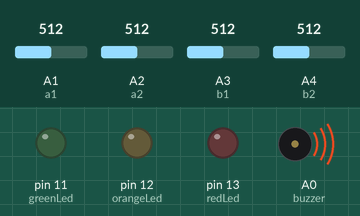
This sketch was run on a simulated Arduino Uno, built with avr-gcc and run on an emulated ATmega328P. Shown: output pins drawn as LEDs (lit = HIGH), buzzer (waves = sounding). Inputs (shaded band) come from the test bench; at power-on: A1 (a1) = 512, A2 (a2) = 512, A3 (b1) = 512, A4 (b2) = 512.

Above: at 0.05 s.
Timing chart, 0 to 3.0 s (numbered marks = the images above):
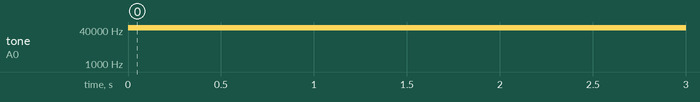

Measured:
- by itself, tone on A0 (buzzer): silent → 50000 Hz at 0.00 s

The sketch:

InteractiveDungeonBoard.ino
```cpp
// Variables for the LED pins:
int greenLed      = 11;
int orangeLed     = 12;
int redLed        = 13;
// Variables for the color codes:
int white = 0;
int green = 1;
int orange= 2;
int red   = 3;
// Buzzer pin:
int buzzer = A0;
// Variables for the square pins:
int a1  = A1;
int a2  = A2;
int b1  = A3;
int b2  = A4;
// Variables for the readings of the square pins:
int squareA1   = analogRead(a1);
int squareB1   = analogRead(b1);
int squareA2   = analogRead(a2);
int squareB2   = analogRead(b2);
/* The function that checks if and how a square should react, and what the reaction does:
Currently loops because I only have a very small board as a proof of concept, but can easily
be made to reset a square to white after activation. In this case adjust the delays too.*/
int colorSquare(int square, int color) {
  int squareState = (analogRead(square));
    if (color != white){

      if (color == red){
        if (squareState  > 0){
          tone(buzzer, 50000, 500);
          digitalWrite(redLed,HIGH);
          delay(1);
          digitalWrite(redLed,LOW);
        }
       }
      else if (color != red){
        if (squareState == 0){
          if (color == orange) {
            tone(buzzer, 40000, 500);
            digitalWrite(orangeLed,HIGH);
            delay(1);
            digitalWrite(orangeLed,LOW);
          }
          else if (color == green) {
            tone(buzzer, 60000, 500);
            digitalWrite(greenLed,HIGH);
            delay(1);
            digitalWrite(greenLed,LOW);
          }
        }
      }
    }
}
// The code rewritten to reset the squares after activation; not quite there yet.
/*int resetColorSquare(int square, int color) {
  int squareState = (analogRead(square));
    if (color != white){

    if (color == red){
      if (squareState  > 0){
        tone(buzzer, 50000, 500);
        digitalWrite(redLed,HIGH);
        delay(2000);
        digitalWrite(redLed,LOW);
        color = white;
      }
    }
    else if (color != red){
      if (squareState == 0){
        if (color == orange) {
          tone(buzzer, 40000, 500);
          digitalWrite(orangeLed,HIGH);
          delay(2000);
          digitalWrite(orangeLed,LOW);
          color = white;
        }
        else if (color == green) {
          tone(buzzer, 60000, 500);
          digitalWrite(greenLed,HIGH);
          delay(2000);
          digitalWrite(greenLed,LOW);
          color = white;
        }
      }
    }
  }
}
*/
void setup() {

  // Output pins (LED and Buzzer)
  pinMode(greenLed,OUTPUT);
  pinMode(orangeLed,OUTPUT);
  pinMode(redLed,OUTPUT);
  pinMode(buzzer, OUTPUT);

 // Input pins (squares)
  pinMode(a1,INPUT);
  pinMode(b1,INPUT);
  pinMode(a2,INPUT);
  pinMode(b2,INPUT);

  // Resetting squares ; Not yet working
  /*
  resetColorSquare(a1, green);
  resetColorSquare(a2, orange);
  resetColorSquare(b1, red);
  resetColorSquare(b2, white);
  */
}

void loop() {
  // Here I call upon the function that checks the squares.
  // This is where the DM can easily program each tile.
  colorSquare(a1, green);
  colorSquare(a2, orange);
  colorSquare(b1, red);
  colorSquare(b2, white);


  // Serial code to check the functionality of the sensors
  Serial.print("A1 output: ");
  Serial.println(analogRead(a1));

  Serial.print("A2 output: ");
  Serial.println(analogRead(a2));

  Serial.print("B1 output: ");
  Serial.println(analogRead(b1));

  Serial.print("B2 output: ");
  Serial.println(analogRead(b2));

  Serial.println("\n");

  delay(100);

}
```
